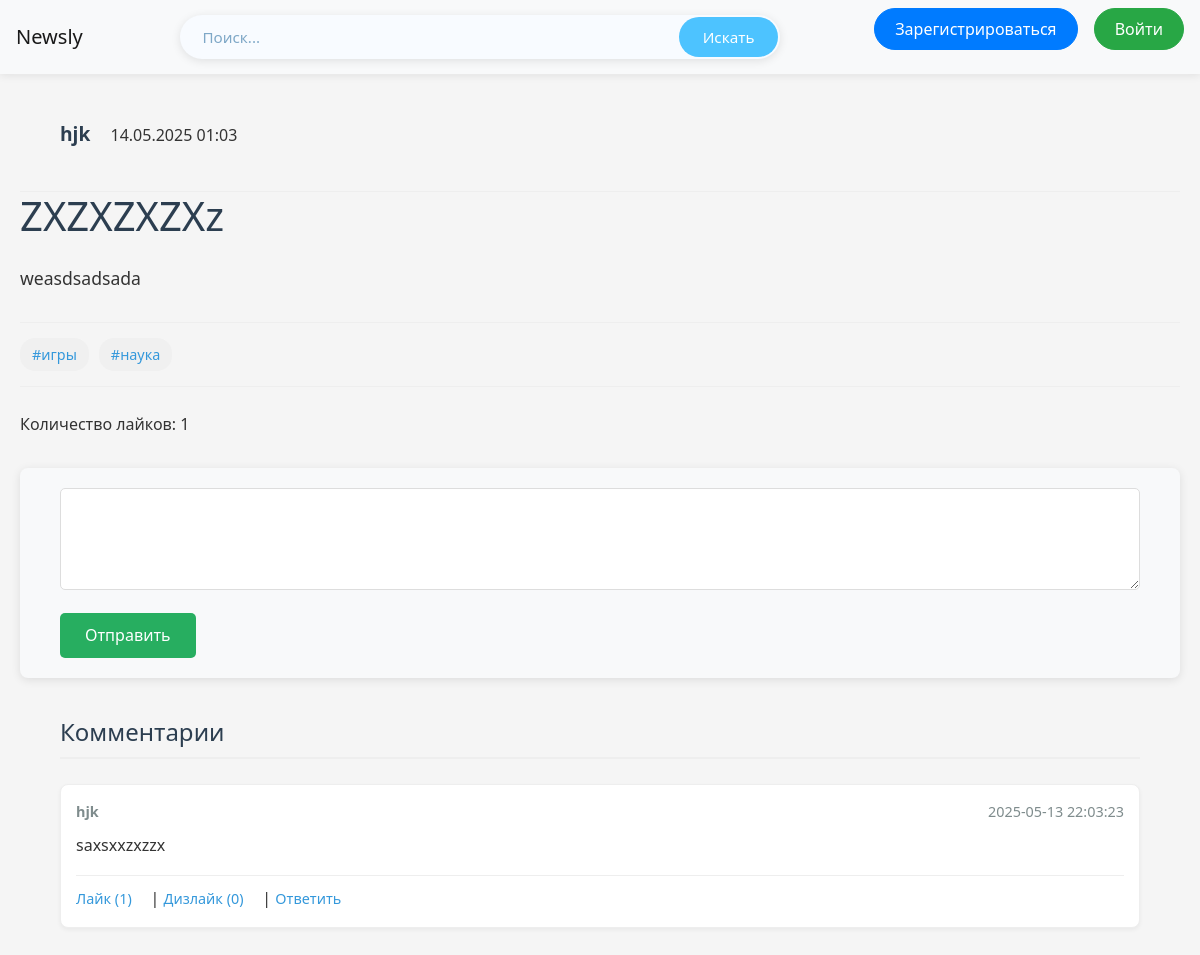
Before: /news/3 with the older database file.
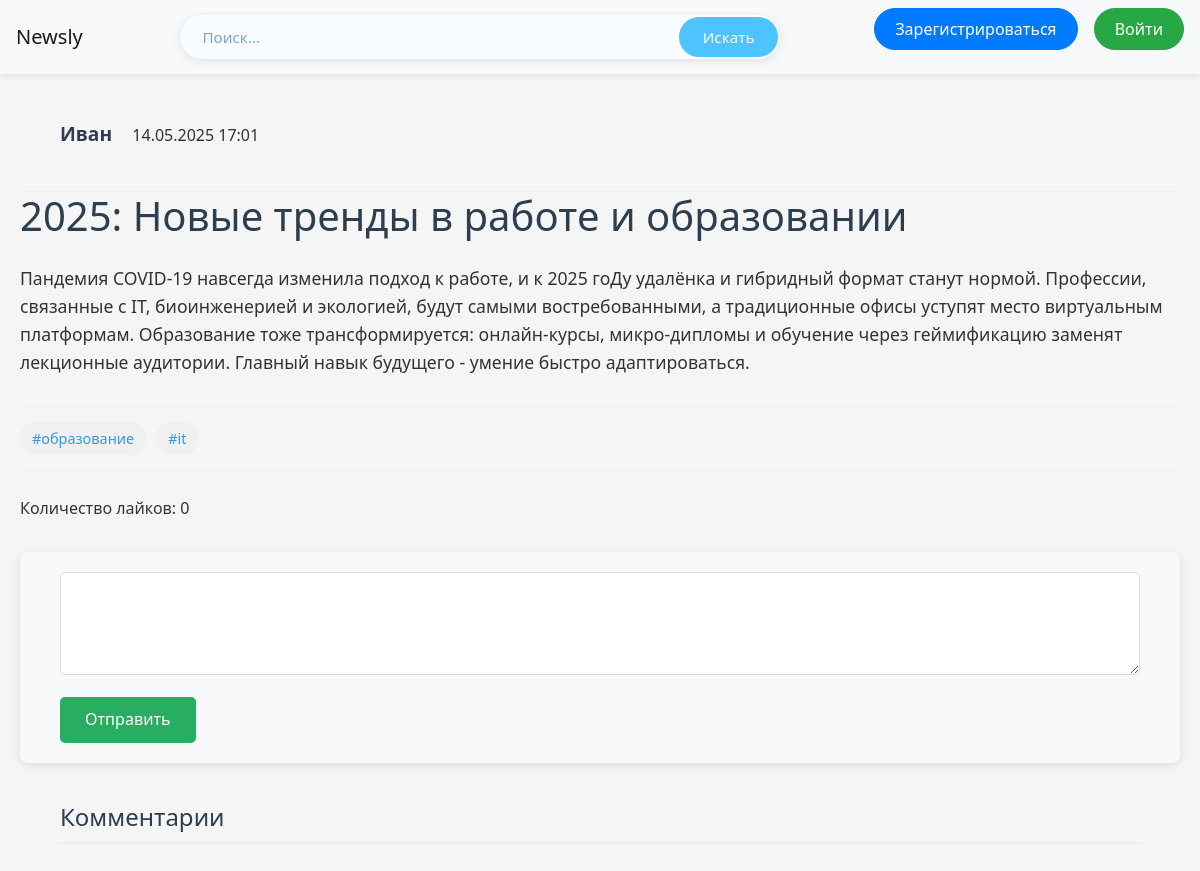
After: the same page with the newer database file.
### data/users.py (models this page shows, shortened)
class User(SqlAlchemyBase, UserMixin):
    __tablename__ = 'users'
    id = sqlalchemy.Column(sqlalchemy.Integer,
                           primary_key=True, autoincrement=True)
    name = sqlalchemy.Column(sqlalchemy.String, nullable=True)
    about = sqlalchemy.Column(sqlalchemy.String, nullable=True)
    email = sqlalchemy.Column(sqlalchemy.String,
                              index=True, unique=True, nullable=True)
    hashed_password = sqlalchemy.Column(sqlalchemy.String, nullable=True)
    created_date = sqlalchemy.Column(sqlalchemy.DateTime,
                                     default=datetime.datetime.now)
    liked = orm.relationship('Like', foreign_keys='Like.user_id', backref='user', lazy='dynamic')
    followed = orm.relationship(
        'User',
        secondary=subscriptions,
        primaryjoin=(subscriptions.c.follower_id == id),
        secondaryjoin=(subscriptions.c.followed_id == id),
        backref=orm.backref('followers', lazy='dynamic'),
        lazy='dynamic'
    )

### data/news.py (models this page shows, shortened)
class News(SqlAlchemyBase):
    __tablename__ = 'news'
    id = sqlalchemy.Column(sqlalchemy.Integer,
                           primary_key=True, autoincrement=True)
    title = sqlalchemy.Column(sqlalchemy.String, nullable=True)
    content = sqlalchemy.Column(sqlalchemy.String, nullable=True)
    image_path = sqlalchemy.Column(sqlalchemy.String, nullable=True)
    created_date = sqlalchemy.Column(sqlalchemy.DateTime,
                                     default=datetime.datetime.now)
    is_private = sqlalchemy.Column(sqlalchemy.Boolean, default=True)
    likes = orm.relationship('Like', backref='news', cascade='all, delete')
    user_id = sqlalchemy.Column(sqlalchemy.Integer,
                                sqlalchemy.ForeignKey("users.id"))
    user = orm.relationship('User')
    news_tags = orm.relationship("Tags",
                                 secondary="association",
                                 backref="news",
                                 cascade="save-update, merge",
                                 passive_deletes=True)
    def likes_count(self):
        return len(self.likes)

### data/tags.py (models this page shows)
class Tags(SqlAlchemyBase):
    __tablename__ = 'tags'
    id = sqlalchemy.Column(sqlalchemy.Integer,
                           primary_key=True, autoincrement=True)
    name = sqlalchemy.Column(sqlalchemy.String, nullable=True)
    tags_news = orm.relationship("News",
                            secondary="association",
                            backref="tags",
                            cascade="save-update, merge"
                            )

### data/comment.py (models this page shows)
class Comment(SqlAlchemyBase):
    __tablename__ = 'messages'
    id = sqlalchemy.Column(sqlalchemy.Integer,
                           primary_key=True, autoincrement=True)
    text = sqlalchemy.Column(sqlalchemy.String, nullable=True)
    timestamp = sqlalchemy.Column(sqlalchemy.DateTime,
                                     default=datetime.datetime.now)
    user_id = sqlalchemy.Column(sqlalchemy.Integer,
                                sqlalchemy.ForeignKey("users.id"))
    news_id = sqlalchemy.Column(sqlalchemy.Integer,
                               sqlalchemy.ForeignKey("news.id"))
    user = orm.relationship('User')
    new = orm.relationship('News')

### main.py (the view)
@app.route('/news/<int:id>', methods=['GET', 'POST'])
def watch_new(id):
    db_sess = db_session.create_session()
    new = db_sess.query(News).get(id)
    post_user = db_sess.query(User).filter(User.id == new.user_id).first()
    current_user_obj = db_sess.query(User).get(current_user.id) if current_user.is_authenticated else None
    db = get_db()
    messages = db.execute("""
        SELECT m.id, m.text, m.timestamp, m.reply_to,
               u.name,
               (SELECT COUNT(*) FROM reactions r WHERE r.message_id = m.id AND r.reaction_type = 'like') as likes,
               (SELECT COUNT(*) FROM reactions r WHERE r.message_id = m.id AND r.reaction_type = 'dislike') as dislikes,
               (SELECT r.reaction_type FROM reactions r WHERE r.message_id = m.id AND r.new_id = ?) as user_reaction
        FROM messages m
        JOIN users u ON m.user_id = u.id
        WHERE m.new_id = ?
        ORDER BY m.timestamp DESC
    """, (id, id)).fetchall()
    return render_template('new.html', new=new, messages=messages, post_user=post_user,
                           current_user_obj=current_user_obj)

### data/db_session.py (called while the page is built)
def create_session() -> Session:
    global __factory
    return __factory()

### main.py (called while the page is built)
def get_db():
    db = sqlite3.connect(DATABASE)
    db.row_factory = sqlite3.Row
    return db

### templates/new.html (shortened to what this page needs)
{% extends "base.html" %}
{% block content %}
<div class="content-header">
    <p>
        <a class="navbar-brand" href="/user_profile/{{ new.user.id }}">{{ new.user.name }}</a>
        {{ new.created_date.strftime('%d.%m.%Y %H:%M') }}
    </p>
</div>
<h1>{{ new.title }}</h1>
<div class="content">
    <p>{{ new.content }}</p>
</div>
<div class="tags">
    {% if new.tags %}
    {% for tag in new.tags %}
    {% if tag.name %}
    <a href="{{ url_for('news_by_tag', tag_name=tag.name) }}">
        #{{ tag.name }}
    </a>
    {% endif %}
    {% endfor %}
    {% endif %}
</div>
Количество лайков: {{ new.likes_count() }}
<form method="POST" action="{{ url_for('send_message', new_id=new.id) }}">
    <textarea name="text" rows="3" required></textarea>
    <button type="submit">Отправить</button>
</form>
<div class="comments">
    <h3>Комментарии</h3>
    {% for message in messages %}
    <div class="message">
        <div class="message-header">
            <span><strong>{{ message['name'] }}</strong></span>
            <span>{{ message['timestamp'] }}</span>
        </div>
        <p>{{ message['text'] }}</p>
        <div class="message-actions">
            <a href="{{ url_for('react', new_id=new.id, message_id=message['id'], reaction_type='like') }}">
                Лайк ({{ message['likes'] }})
            </a>
            |
            <a href="{{ url_for('react', new_id=new.id, message_id=message['id'], reaction_type='dislike') }}">
                Дизлайк ({{ message['dislikes'] }})
            </a>
            |
            <button onclick="document.getElementById('reply_to').value = '{{ message['id'] }}';
                                document.querySelector('textarea').focus();
                                document.querySelector('textarea').placeholder = 'Ответ на сообщение от {{ message['username'] }}...'">
                Ответить
            </button>
        </div>
    </div>
    {% endfor %}
</div>
{% endblock %}

### templates/base.html (shortened to what this page needs)
<!doctype html>
<html lang="en">
<head>
    <link rel="stylesheet"
          href="https://stackpath.bootstrapcdn.com/bootstrap/4.4.1/css/bootstrap.min.css"
>
    <link rel="stylesheet" href="{{ url_for('static', filename='css/style.css') }}">
    <link href="https://cdn.jsdelivr.net/npm/@ckeditor/ckeditor5-ui/lib/theme/moono-dark.css" rel="stylesheet">
    <link rel="stylesheet" href="{{ url_for('static', filename='editor.css') }}">
</head>
<body>
<header>
    <nav class="navbar navbar-light bg-light">
        <a class="navbar-brand" href="/news_log">Newsly</a>
        <form action="{{ url_for('discovery') }}" method="GET">
            <input type="text" name="query" placeholder="Поиск...">
            <button type="submit">Искать</button>
        </form>
        {% if current_user.is_authenticated %}
            <p>
                <a class="btn btn-secondary" href="/news">Написать</a>
                <a class="navbar-brand" href="/user_profile/{{ current_user.id }}">{{ current_user.name }}</a>
            </p>
        {% else %}
            <p>
                <a class="btn btn-primary " href="/register">Зарегистрироваться</a>
                <a class="btn btn-success" href="/login">Войти</a>
            </p>
        {% endif %}
    </nav>
</header>
<main role="main" class="container">
    {% block content %}{% endblock %}
</main>
</body>
</html>

### static/css/style.css (style rules this page uses)
:root { --primary-color: #4285f4; --secondary-color: #34a853; --accent-color: #ea4335; --light-color: #f8f9fa; --dark-color: #343a40; --gray-color: #6c757d; --light-gray: #e9ecef; --border-radius: 8px; --box-shadow: 0 2px 10px rgba(0, 0, 0, 0.1); --transition: all 0.3s ease; }
* { margin: 0; padding: 0; box-sizing: border-box; }
body { font-family: 'Segoe UI', Tahoma, Geneva, Verdana, sans-serif; line-height: 1.6; color: #333; background-color: #f5f5f5; min-height: 100vh; display: flex; flex-direction: column; }
a { text-decoration: none; color: var(--primary-color); transition: var(--transition); }
.container { width: 100%; max-width: 1200px; margin: 0 auto; padding: 20px; }
.navbar { background-color: #e3f2fd; padding: 0.5rem 1rem; box-shadow: 0 2px 8px rgba(0,0,0,0.08); }
.navbar form { display: flex; align-items: center; flex-grow: 1; max-width: 600px; margin: 0 2rem; background: #f8fbff; border-radius: 28px; padding: 2px; transition: all 0.3s ease; }
.navbar input[type="text"] { border: none; background: transparent; padding: 8px 20px; flex-grow: 1; font-size: 0.95rem; outline: none; }
.navbar input[type="text"]::placeholder { color: #7fa8c7; }
.navbar button[type="submit"] { background: #4dc3ff; border: none; color: white; padding: 8px 24px; border-radius: 24px; cursor: pointer; transition: all 0.3s ease; display: flex; align-items: center; font-size: 0.95rem; }
.navbar .btn { margin-left: 12px; border-radius: 24px; padding: 8px 20px; transition: transform 0.2s ease; }
main { flex: 1; padding: 20px 0; }
h1, h2, h3 { margin-bottom: 20px; color: var(--dark-color); }
h1 { font-size: 2rem; }
h3 { font-size: 1.25rem; }
form { max-width: 600px; margin: 0 auto; background-color: white; padding: 25px; border-radius: var(--border-radius); box-shadow: var(--box-shadow); }
.comments { width: 100%; max-width: 1200px; margin: 0 auto; padding: 0 40px; }
.tags { margin: 15px 0; display: flex; flex-wrap: wrap; gap: 8px; }
.tags a { background-color: #e0e0e0; padding: 5px 10px; border-radius: 20px; font-size: 0.8rem; color: var(--dark-color); }
.content-header { display: flex; justify-content: space-between; align-items: center; margin-bottom: 25px; padding-bottom: 15px; border-bottom: 1px solid #eee; width: 100%; max-width: 1200px; margin: 0 auto; padding: 20px 40px; }
.content-header .navbar-brand { font-size: 1.2em; color: #2c3e50; text-decoration: none; font-weight: bold; }
h1 { font-size: 2.5rem; margin-bottom: 1.5rem; color: #2c3e50; }
.content { margin-bottom: 30px; font-size: 1.1em; }
.content { margin-bottom: 30px; font-size: 1.1em; line-height: 1.6; }
.tags { margin-bottom: 25px; padding: 15px 0; border-top: 1px solid #eee; border-bottom: 1px solid #eee; display: flex; flex-wrap: wrap; gap: 10px; }
.tags a { display: inline-block; padding: 5px 12px; background-color: #f0f0f0; border-radius: 15px; text-decoration: none; color: #3498db; font-size: 0.9em; transition: all 0.3s ease; }
form[method="POST"] { width: 100%; max-width: 1200px; margin: 30px auto; padding: 20px 40px; background-color: #f8f9fa; border-radius: 8px; }
form[method="POST"] textarea { width: 100%; padding: 12px; margin-bottom: 15px; border: 1px solid #ddd; border-radius: 5px; resize: vertical; min-height: 100px; font-family: inherit; }
form[method="POST"] button[type="submit"] { background-color: #27ae60; color: white; padding: 10px 25px; border: none; border-radius: 5px; cursor: pointer; transition: background-color 0.3s; }
form { margin: 30px 0; padding: 20px; background-color: #f8f9fa; border-radius: 8px; }
textarea { width: 100%; padding: 12px; margin-bottom: 15px; border: 1px solid #ddd; border-radius: 5px; resize: vertical; min-height: 100px; font-family: inherit; }
button[type="submit"] { background-color: #27ae60; color: white; padding: 10px 25px; border: none; border-radius: 5px; cursor: pointer; transition: background-color 0.3s; }
.comments { margin-top: 40px; }
.comments h3 { font-size: 1.5em; color: #2c3e50; margin-bottom: 25px; padding-bottom: 10px; border-bottom: 2px solid #eee; }

Changed rows visible on the page:
no longer on this page (row unchanged): Tags: name "игры"
no longer on this page (row unchanged): Tags: name "наука"
removed Comment: name "hjk", timestamp "2025-05-13 22:03:23", text "saxsxxzxzzx", likes "1", dislikes "0", {{ message['id'] }} 6 (drawn)
changed User: user.name "hjk" → "Иван"
changed News: created_date "14.05.2025 01:03" → "14.05.2025 17:01"; title "ZXZXZXZXz" → "2025: Новые тренды в работе и образовании"; content "weasdsadsada" → "Пандемия COVID-19 навсегда изменила подход к работе, и к 2025 гоДу удалёнка и гибридный формат станут нормой. Профессии, связанные с IT, биоинженерией и экологией, будут самыми востребованными, а традиционные офисы уступят место виртуальным платформам. Образование тоже трансформируется: онлайн-курсы, микро-дипломы и обучение через геймификацию заменят лекционные аудитории. Главный навык будущего - умение быстро адаптироваться."
added Tags: name "образование"
added Tags: name "it"
Other visible differences:
{{ new.likes_count() }}: "1" → "0"
